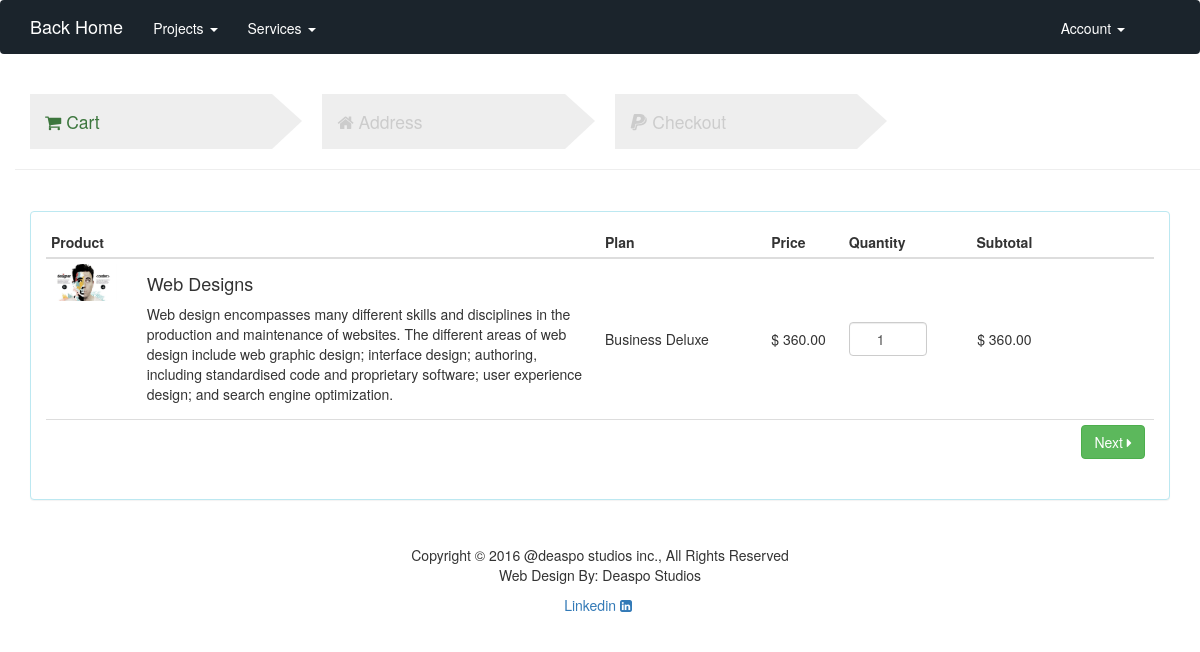
Screenshot of /service/1/3/order (signed in) with the database file from the repository.
### deaspo/models.py (models this page shows, shortened)
class Product(models.Model):
    pname= models.CharField(max_length=100, unique=True, default='Product')
    ppics = models.ImageField(upload_to=path_file_name, default='products/default.jpg')
    pintro = models.CharField(max_length=50, default='Brief intro')
    pshortdesc = models.CharField(max_length=500, default='Short description')
    pdesc = models.TextField(max_length=3000, default='Product description')
    prel = models.ManyToManyField("self", blank=True)
    pproj = models.ManyToManyField(Project)
    plan = models.ManyToManyField(Plan)
    type = (
        ('A', 'Web'),
        ('B', 'Desktop'),
        ('C', 'Mobile'),
        ('D', 'Others'),
    )
    category = models.CharField(choices=type,default="Web", max_length=50)
    pmain = models.BooleanField(default=False)

class Plan(models.Model):
    pn_name = models.CharField(max_length=50,unique=True)
    pn_yearly = models.DecimalField(decimal_places=2,max_digits = 5,default=5)
    pn_ssd =models.IntegerField(default=20, name='SSD')
    pn_transfer = models.IntegerField(default=1, name='Transers')
    pn_ram = models.IntegerField(default=512,name='Ram')
    pn_cpu = models.IntegerField(default=1, name='CPU')

### deaspo/views.py (the view)
# urls.py: url(r'^service/(\d+)/(\d+)/order$', views.order, name='order'),
@login_required
def order(request, service_id, plan_id):
    products = Product.objects.all()  # returns all the products and services
    projects = Project.objects.all()  # return all the projects
    eplans = EmailPlan.objects.all()
    service =  get_object_or_404(Product, pk=service_id)
    splan = get_object_or_404(Plan, pk=plan_id)
    activate = False
    if not request.POST:
        form = WebOrderForm()
        form.total_price = splan.pn_yearly
    else:
        form = WebOrderForm(request.POST)
        form.hosting_plan = splan.pn_name
    return render(request,'services/order.html',{'activate':activate,'eplans':eplans,'service':service,'splan':splan,'form':form,'services':products,'projects':projects,'email':request.user.email,'fullname':request.user.get_full_name(),'username':request.user.username,'picture':request.user.profile.picture})

### templates/services/order.html (shortened to what this page needs)
{% load staticfiles %}
<!DOCTYPE html>
<html lang="en">
<head>
    <link rel="stylesheet" type="text/css" href="{% static 'services/service/css/bootstrap.min.css' %}">
    <link rel="stylesheet" type="text/css" href="{% static 'services/service/css/font-awesome.min.css' %}">
    <link rel="stylesheet" type="text/css" href="{% static 'services/service/css/order.css' %}">
</head>
<body>
<nav class="navbar navbar-webmaster">
    <div class="container">
    	<div class="navbar-header">
			<a class="navbar-brand" href="/">Back Home</a>
		</div>
		<div class="collapse navbar-collapse" id="navbar">
			<ul class="nav navbar-nav">
				<li class="dropdown">
					<a href="#" class="dropdown-toggle" data-toggle="dropdown" role="button" aria-expanded="false">Projects <span class="caret"></span></a>
				</li>
				<li class="dropdown">
					<a href="#" class="dropdown-toggle" data-toggle="dropdown" role="button" aria-expanded="false">Services <span class="caret"></span></a>
				</li>
			</ul>
            <ul class="nav navbar-nav navbar-right">
                <li class="dropdown"><a href="#" class="dropdown-toggle" data-toggle="dropdown">Account
                    <b class="caret"></b></a>
                </li>
            </ul>
		</div>
	</div>
</nav>
{% block contents %}
<div class="container">
    <br />
    <div class="row">
        <div class="col-xs-12 col-sm-8 col-lg-9">
            <div class="row">
                <div class="col-xs-12 col-sm-4">
                    <div id="cart_bar" class="step active">
                        <span class="fa fa-shopping-cart"></span>
                        Cart
                        <div class="hidden-xs caret right"></div>
                    </div>
                </div>
                <div class="col-xs-12 col-sm-4">
                    <div id="address_bar" class="step">
                            <span class="fa fa-home"></span>
                            Address
                            <div class="hidden-xs caret right"></div>
                    </div>
                </div>
                <div class="col-xs-12 col-sm-4">
                    <div id="review_bar" class="step">
                            <span class="fa fa-paypal"></span>
                            Checkout
                            <div class="hidden-xs caret right"></div>
                    </div>
                </div>
            </div>
        </div>
        <hr class="col-xs-12" />
    </div>
</div>
<div class="container">
    <div id="cart" style="margin-top: 20px">
        <div class="panel panel-info">
            <div class="panel-body">
                <table id="cart" class="table table-hover table-condensed">
    				<thead>
						<tr>
							<th style="width:50%">Product</th>
                            <th style="width:15%">Plan</th>
							<th style="width:7%">Price</th>
							<th style="width:8%">Quantity</th>
							<th style="width:13%" class="text-center">Subtotal</th>
							<th style="width:10%"></th>
						</tr>
					</thead>
					<tbody>
						<tr>
							<td data-th="Product">
								<div class="row">
									<div class="col-sm-2 hidden-xs"><img src="{{ service.ppics.url }}" alt="..." class="img-responsive"/></div>
									<div class="col-sm-10">
										<h4 class="nomargin">{{ service.pname }}</h4>
										<p>{{ service.pshortdesc }}</p>
									</div>
								</div>
							</td>
                            <td data-th="Price">{{ splan.pn_name }}</td>
							<td id="price" data-th="Price">$ {{ splan.pn_yearly }}</td>
							<td data-th="Quantity">
								<input min="1" max="1" id="qty" type="number" class="form-control text-center" value="1">
							</td>
							<td id="subtotal" data-th="Subtotal" class="text-center">1.99</td>
							<td class="actions" data-th="">
							</td>
						</tr>
					</tbody>
					<tfoot>
                    <tr>
                        <td></td>
                        <td></td>
                        <td></td>
                        <td></td>
                        <td></td>
                        <td>
                        <button id="next_cart" type="button" class="btn btn-success">
                            Next <span class="fa fa-caret-right"></span>
                        </button></td>
                    </tr>
                </tfoot>
				</table>
            </div>
        </div>
    </div>
</div>
{% endblock contents %}
<footer class="container-fluid text-center bg-lightgray">
        <div class="copyrights" style="margin-top:25px;">
            <p>Copyright © 2016 @deaspo studios inc., All Rights Reserved
                <br>
                <span>Web Design By: Deaspo Studios</span></p>
            <p><a href="https://www.linkedin.com/" target="_blank">Linkedin <i class="fa fa-linkedin-square" aria-hidden="true"></i> </a></p>
        </div>
</footer>
</body>
</html>

### deaspo/static/services/service/css/order.css (style rules this page uses)
nav.navbar-webmaster { background: #1b242c; }
nav.navbar-webmaster a { color: #fff; }
nav.navbar-webmaster ul.navbar-nav a { color: #fff; border-style: solid; border-width: 2px 0 0 0; border-color:#1b242c; }
.navbar-nav.navbar-right:last-child { margin-right: 15px !important; }
.table>tbody>tr>td, .table>tfoot>tr>td { vertical-align: middle; }
.step { background:#eee;font-size:1em;color:#ccc;padding:15px;font-size:1.25em; }
.step.active { color:#3C763D; }
.step .caret { position:absolute;margin:0;color:#eee;opacity:1.0; }
.step .caret.right { right:1px;top:0px;border-top:27px solid transparent;border-bottom:28px solid transparent;border-left:30px solid; }
@media (min-width:768px) { .step { margin-right:20px; } }

### rows the page displays
Product: ppics (picture), pname "Web Designs", pshortdesc "Web design encompasses many different skills and disciplines in the production and maintenance of websites. The different areas of web design include web graphic design; interface design; authoring, including standardised code and proprietary software; user experience design; and search engine optimization."
Plan: pn_name "Business Deluxe", pn_yearly "360.00"
